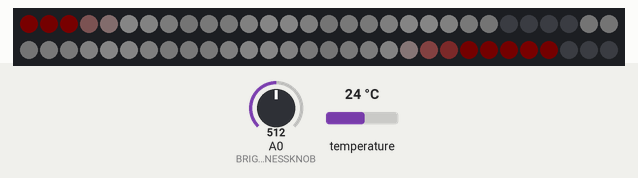
A sketch run on a simulated Arduino Uno, built with avr-gcc and run on an emulated ATmega328P. Shown: 60 RGB LEDs in strip order, left to right, continuing on the next row. The inputs (shaded band) are chosen by the test bench; at power-on: A0 (BRIGHTNESSKNOB) = 512, temperature 24 °C. Dim RGB values are drawn brighter than linear; what the sketch prints to the serial monitor is not drawn.

Above: at 4.2 s.
4.3 s: A0 (BRIGHTNESSKNOB) set to 20
At 4.48 s:
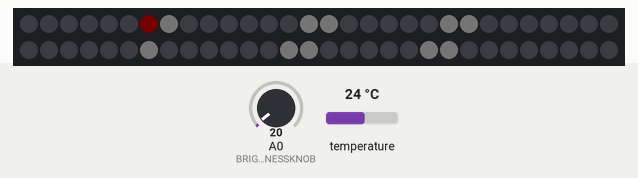
6.7 s: A0 (BRIGHTNESSKNOB) set to 716
At 7.2 s:
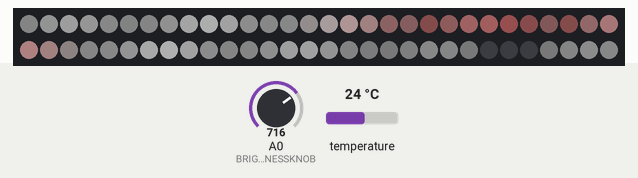
9.4 s: A0 (BRIGHTNESSKNOB) set to 900
At 11.11 s:
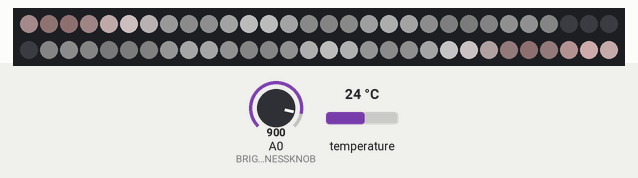

Measured:
- after the input at 4.3 s, the LEDs: change at once (image 1)

The sketch:

Thermo.ino
```cpp
// *** TEMPERATURE ***

#include <OneWire.h>
#include <DallasTemperature.h>

// Data wire is plugged into pin 2 on the Arduino
#define ONE_WIRE_BUS 2

// Setup a oneWire instance to communicate with any OneWire devices
// (not just Maxim/Dallas temperature ICs)
OneWire oneWire(ONE_WIRE_BUS);

// Pass our oneWire reference to Dallas Temperature.
DallasTemperature sensors(&oneWire);

DeviceAddress tempDeviceAddress;
int  resolution = 12;
unsigned long lastTempRequest = 0;
int  delayInMillis = 0;
float temperature = 0.0;
int  idle = 0;

bool firstRead = true;

// *** FAST LED ***

#include <FastLED.h>

#if FASTLED_VERSION < 3001000
#error "Requires FastLED 3.1 or later; check github for latest code."
#endif

#define DATA_PIN    7
//#define CLK_PIN   4
#define LED_TYPE    WS2812
#define COLOR_ORDER GRB
#define NUM_LEDS    60
#define BRIGHTNESS  255

//For master brightness control
#define BRIGHTNESSKNOB A0

CRGB leds[NUM_LEDS];

// ten seconds per color palette makes a good demo
// 20-120 is better for deployment
#define SECONDS_PER_PALETTE 30


int tempPreset = 0;

//For master brightness control
int brightnessKnob = 0;

void setup() {
  delay(3000); // 3 second delay for recovery

    // start serial port
    Serial.begin(115200);

    Serial.println("Dallas Temperature IC Control Library Demo");

    // Start up the library
     sensors.begin();
     sensors.getAddress(tempDeviceAddress, 0);
     sensors.setResolution(tempDeviceAddress, resolution);

     sensors.setWaitForConversion(false);
     sensors.requestTemperatures();
     delayInMillis = 750 / (1 << (12 - resolution));
     lastTempRequest = millis();


  // tell FastLED about the LED strip configuration
  FastLED.addLeds<LED_TYPE,DATA_PIN,COLOR_ORDER>(leds, NUM_LEDS)
    //.setCorrection(TypicalLEDStrip) // cpt-city palettes have different color balance
    .setDither(BRIGHTNESS < 255);

  // set master brightness control
  FastLED.setBrightness(BRIGHTNESS);
}

// Forward declarations of an array of cpt-city gradient palettes, and
// a count of how many there are.  The actual color palette definitions
// are at the bottom of this file.
extern const TProgmemRGBGradientPalettePtr gGradientPalettes[];
extern const uint8_t gGradientPaletteCount;

// Current palette number from the 'playlist' of color palettes
uint8_t gCurrentPaletteNumber = 0;

CRGBPalette16 gCurrentPalette(CRGB::Black);
CRGBPalette16 gTargetPalette(gGradientPalettes[0]);


void loop(){

  //For master brightness control
  brightnessKnob = map(analogRead(BRIGHTNESSKNOB), 0, 1023, 10, 255);
  FastLED.setBrightness(brightnessKnob);

  EVERY_N_SECONDS(SECONDS_PER_PALETTE) {
    //call sensors.requestTemperatures() to issue a global temperature
    //request to all devices on the bus
    readTemp();
  }

  EVERY_N_MILLISECONDS(40) {
    nblendPaletteTowardPalette(gCurrentPalette, gTargetPalette, 16);
  }

  colorwaves(leds, NUM_LEDS, gCurrentPalette);

  FastLED.show();
  FastLED.delay(20);
}

void readTemp() {
  if (millis() - lastTempRequest >= delayInMillis) // waited long enough??
    {
        //OBS: LAGS EVERY TIME (1 second) THIS IS CALLED - MAYBE FIND A FIX
        sensors.requestTemperatures();

        Serial.print("Temperature is: ");
        temperature = sensors.getTempCByIndex(0);
        Serial.println(temperature);

        idle = 0;

       // immediately after fetching the temperature we request a new sample
       // in the async modus
       // for the demo we let the resolution change to show differences
           resolution++;
         if (resolution > 12) resolution = 9;

         sensors.setResolution(tempDeviceAddress, resolution);
         sensors.requestTemperatures();
         delayInMillis = 750 / (1 << (12 - resolution));
         lastTempRequest = millis();

    }


    if (temperature < -10) {
      Serial.println("Minus 10...");
      tempPreset = 1;
    }

    if (temperature > -10 && temperature < -5) {
      Serial.println("Minus 10 to minus 5...");
      tempPreset = 2;
    }

    if (temperature > -5 && temperature < 0) {
      Serial.println("Minus 5 to 0...");
      tempPreset = 3;
    }

    if (temperature > 0 && temperature < 5) {
      Serial.println("0 to plus 5...");
      tempPreset = 4;
    }

    if (temperature > 5 && temperature < 10) {
      Serial.println("Plus 5 to plus 10...");
      tempPreset = 5;
    }

    if (temperature > 10 && temperature < 15) {
      Serial.println("Plus 10 to plus 15...");
      tempPreset = 6;
    }

    if (temperature > 15 && temperature < 20) {
      Serial.println("Plus 15 to plus 20...");
      tempPreset = 7;
    }

    if (temperature > 20 && temperature < 25) {
      Serial.println("Plus 20 to plus 25...");
      tempPreset = 8;
    }

    if (temperature > 25 && temperature < 30) {
      Serial.println("Plus 25 to plus 30...");
      tempPreset = 9;
    }

    if (temperature > 30) {
      Serial.println("Plus 30...");
      tempPreset = 10;
    }

    gCurrentPaletteNumber = tempPreset;

    //gCurrentPaletteNumber = addmod8( gCurrentPaletteNumber, 1, gGradientPaletteCount);
    gTargetPalette = gGradientPalettes[gCurrentPaletteNumber];

    idle++;
}


// This function draws color waves with an ever-changing,
// widely-varying set of parameters, using a color palette.
void colorwaves(CRGB* ledarray, uint16_t numleds, CRGBPalette16& palette) {
  static uint16_t sPseudotime = 0;
  static uint16_t sLastMillis = 0;
  static uint16_t sHue16 = 0;

  uint8_t sat8 = beatsin88(87, 220, 250);
  uint8_t brightdepth = beatsin88(341, 96, 224);
  uint16_t brightnessthetainc16 = beatsin88(203, (25 * 256), (40 * 256));
  uint8_t msmultiplier = beatsin88(147, 23, 60);

  uint16_t hue16 = sHue16;//gHue * 256;
  uint16_t hueinc16 = beatsin88(113, 300, 1500);

  uint16_t ms = millis();
  uint16_t deltams = ms - sLastMillis ;
  sLastMillis  = ms;
  sPseudotime += deltams * msmultiplier;
  sHue16 += deltams * beatsin88(400, 5,9);
  uint16_t brightnesstheta16 = sPseudotime;

  for( uint16_t i = 0 ; i < numleds; i++) {
    hue16 += hueinc16;
    uint8_t hue8 = hue16 / 256;
    uint16_t h16_128 = hue16 >> 7;
    if( h16_128 & 0x100) {
      hue8 = 255 - (h16_128 >> 1);
    } else {
      hue8 = h16_128 >> 1;
    }

    brightnesstheta16  += brightnessthetainc16;
    uint16_t b16 = sin16(brightnesstheta16) + 32768;

    uint16_t bri16 = (uint32_t)((uint32_t)b16 * (uint32_t)b16) / 65536;
    uint8_t bri8 = (uint32_t)(((uint32_t)bri16) * brightdepth) / 65536;
    bri8 += (255 - brightdepth);

    uint8_t index = hue8;
    //index = triwave8( index);
    index = scale8(index, 240);

    CRGB newcolor = ColorFromPalette(palette, index, bri8);

    uint16_t pixelnumber = i;
    pixelnumber = (numleds-1) - pixelnumber;

    nblend(ledarray[pixelnumber], newcolor, 128);
  }
}


/*
// Alternate rendering function just scrolls the current palette
// across the defined LED strip.
void palettetest( CRGB* ledarray, uint16_t numleds, const CRGBPalette16& gCurrentPalette)
{
  static uint8_t startindex = 0;
  startindex--;
  fill_palette( ledarray, numleds, startindex, (256 / NUM_LEDS) + 1, gCurrentPalette, 255, LINEARBLEND);
}
*/

// THERMO GRADIENTS

/*
 * FORMAT
 *
 * ANCHOR    RED      GREEN     BLUE
 * 0-255     0-255    0-255     0-255
 *
 */

DEFINE_GRADIENT_PALETTE( boot ) {
0,   0,    0,    0,
200,   255,    255,    255,
255,   255,    255,    255};

DEFINE_GRADIENT_PALETTE( minus10 ) {
0,  0,    0,    20,
80,  0,    0,    150,
255,   0,    30,  200};

DEFINE_GRADIENT_PALETTE( minus10tilMinus5 ) {
30,   2,    0,    36,
130,   18,    33,    168,
255,   0,    26,  255};

DEFINE_GRADIENT_PALETTE( minus5til0 ) {
30,   0,    16,    200,
130,   18,    206,    255,
255,   228,    237,  255};

DEFINE_GRADIENT_PALETTE( nulTil5 ) {
30,   18,    206,    255,
70,   228,    237,  255,
130,   147,    255,    30,
255,   50,    255,    30};

DEFINE_GRADIENT_PALETTE( femTil10 ) {
30,   211,    255,    117,
70,   60,    252,  30,
210,   10,    255,    10,
255,   0,    255,    0};

DEFINE_GRADIENT_PALETTE( tiTil15 ) {
20,   60,    255,    0,
70,   248,    255,  12,
210,   255,    255,    20,
255,   255,    201,    20};

DEFINE_GRADIENT_PALETTE( femtenTil20 ) {
0,   255,    255,    0,
30,   255,    201,  0,
90,   255,    126,    0,
255,   255,    30,    0};

DEFINE_GRADIENT_PALETTE( tyveTil25 ) {
0,   255,    126,    0,
50,   255,    40,    0,
130,   255,    10,    0,
255,   255,    0,    0};

DEFINE_GRADIENT_PALETTE( femogtyveTil30 ) {
0,   255,    40,    0,
30,   255,    10,    0,
80,   255,    0,    0,
255,   255,    0,    0};

DEFINE_GRADIENT_PALETTE( tredivePlus ) {
0,   255,    10,    0,
80,   255,    0,    0,
90,   255,    0,    255,
100,   255,    0,    0,
120,   130,    0,   255,
130,   130,    0,   255,
140,   255,    0,   0,
255,   255,    0,    0};

// Single array of defined cpt-city color palettes.
// This will let us programmatically choose one based on
// a number, rather than having to activate each explicitly
// by name every time.
// Since it is const, this array could also be moved
// into PROGMEM to save SRAM, but for simplicity of illustration
// we'll keep it in a regular SRAM array.
//
// This list of color palettes acts as a "playlist"; you can
// add or delete, or re-arrange as you wish.
const TProgmemRGBGradientPalettePtr gGradientPalettes[] = {

  boot,
  minus10,
  minus10tilMinus5,
  minus5til0,
  nulTil5,
  femTil10,
  tiTil15,
  femtenTil20,
  tyveTil25,
  femogtyveTil30,
  tredivePlus};

// Count of how many cpt-city gradients are defined:
const uint8_t gGradientPaletteCount =
  sizeof( gGradientPalettes) / sizeof( TProgmemRGBGradientPalettePtr );
```
